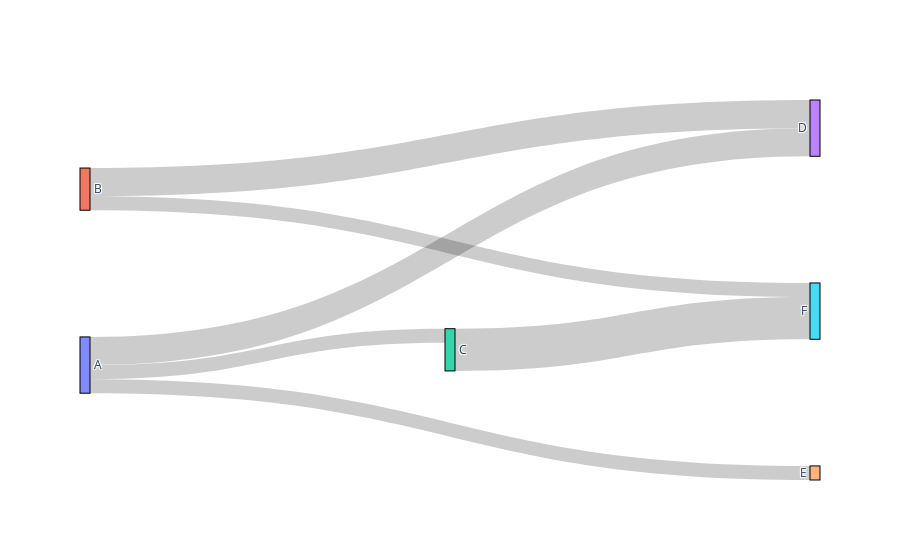

Notebook code for this chart:
### Code cell
make_sankey(data,'user','product','amount')

### Figure 1 — Plotly figure (JSON) as saved in the notebook; plotly's stock layout.template omitted (floating-point values rounded to 4 significant figures)
{"data": [{"link": {"source": [0, 0, 0, 1, 1, 2], "target": [3, 4, 2, 3, 5, 5], "value": ["2", "1", "1", "2", "1", "3"]}, "node": {"label": ["A", "B", "C", "D", "E", "F"], "line": {"color": "black", "width": 1}, "pad": 200, "thickness": 10}, "type": "sankey"}], "layout": {}}
